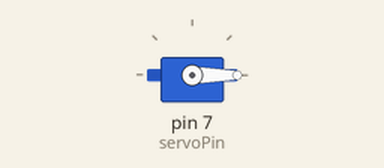
A sketch run on a simulated Arduino Mega 2560, built with avr-gcc and run on an emulated ATmega2560. On the bench: servo.

Above: at 0.05 s.
At 4.65 s:
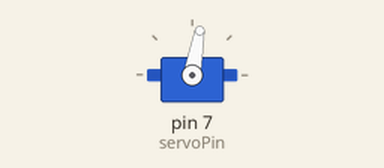
At 9.25 s:
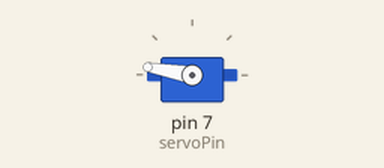
At 18.45 s:
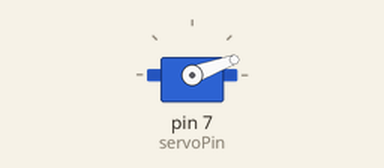
Timing chart, 0 to 25.5 s (numbered marks = the images above):
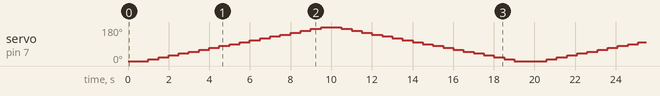

The sketch:

Servo_4_Erweitert.ino
```cpp
/*
 * Mit der Pulsweitenmodulation die Motoren steuern
*/

#include <Servo.h>

Servo servo;
int servoPin = 7;

// Die setup-Funktion wird einmalig nach "reset" oder power-up" ausgeführt
void setup()
{
    // Initialisierung der seriellen Schnittstelle (UART) mit einer BAUD-Rate von 9600(Bits pro Sekunde)
    Serial1.begin(9600);
    // Ausgabe eines Begrüßungstextes
    Serial1.println("Hallo Welt");

    servo.attach(servoPin);

}
// Die loop-Funktion wird ständig wiederholt durchlaufen
void loop()
{
  // Ausgangsposition anfahren (Wert von 0 bis 180 Grad)
    servo.write(0);
    delay(500);

    for (int stellung = 0 ; stellung <= 180; stellung += 10) {
      // Schreibt die Stellung in den PWM-Pin (Wert von 0 bis 180 Grad):
      servo.write(stellung);
      // Warten bis zur nächsten Änderung der Stellung
      delay(500);
      Serial1.println("Tick");
    }

    for (int stellung = 180 ; stellung >= 0; stellung -= 10) {
      // Schreibt die Stellung in den PWM-Pin (Wert von 0 bis 180 Grad):
      servo.write(stellung);
      // Warten bis zur nächsten Änderung der Stellung
      delay(500);
      Serial1.println("Tick");
    }

    delay(100); // warten bis zum nächsten Aufruf
}
```
